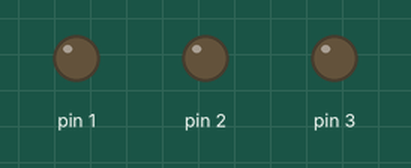
Simulated run of this sketch. Board: Arduino Uno, built with avr-gcc and run on an emulated ATmega328P. Parts: output pins drawn as LEDs (lit = HIGH).

Above: at 1.0 s.
At 3.0 s:
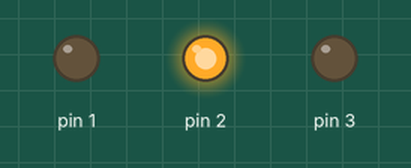
At 5.0 s:
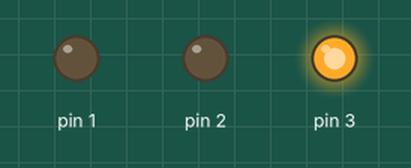
At 11.0 s:
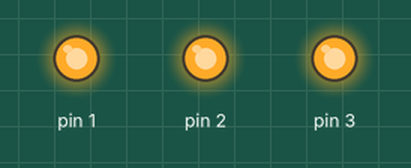
Timing chart, 0 to 15.6 s (numbered marks = the images above):
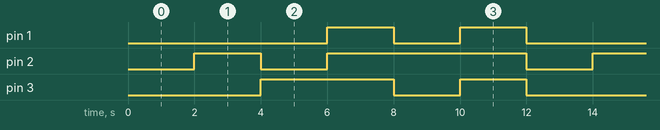

The sketch:

Circuitos_1VA.ino
```cpp
int AND(int inputA, int inputB){
  return (inputA && inputB);
}

int OR(int inputA, int inputB){
  return (inputA || inputB);
}

int NAND(int inputA, int inputB){
  return !(inputA && inputB);
}

int NOR(int inputA, int inputB){
  return !(inputA || inputB);
}

int XOR(int inputA, int inputB){
  return (inputA ^ inputB);
}

int XNOR(int inputA, int inputB){
  return !(inputA ^ inputB);
}

void setup()
{
  pinMode(1, OUTPUT);
  pinMode(2, OUTPUT);
  pinMode(3, OUTPUT);
}

void loop()
{
  int linhas = 4;
  int colunas = 2;
  int possibilidades[4][2] = {
    {0,0},
    {0,1},
    {1,0},
    {1,1}
  };

  int i=0;
  while(i!=-1){
    int inputA = possibilidades[i][0];
    int inputB = possibilidades[i][1];

    digitalWrite(3, inputA);
    digitalWrite(2, inputB);

    // É necessário retirar o comentário para realizar as operações lógicas
    int result = AND(inputA,inputB);
    //int result = OR(inputA,inputB);
    //int result = NAND(inputA,inputB);
    //int result = NOR(inputA,inputB);
    //int result = XOR(inputA,inputB);
    //int result = XNOR(inputA,inputB);

    // Exibe o resultado
    digitalWrite(1, result);

    delay(2000);

    if(i > linhas)
      i=-1;
    i++;
  }

 //Foi usando o https://www.arduino.cc/reference/en/language/structure/boolean-operators para realizar as operações booleanas

}
```

Measured:
- by itself, pin 1: repeats every 12.0 s: LOW 2.0 s, HIGH 2.0 s, LOW 6.0 s, HIGH 2.0 s
- by itself, pin 2: repeats every 12.0 s: LOW 2.0 s, HIGH 6.0 s, LOW 2.0 s, HIGH 2.0 s
- by itself, pin 3: repeats every 12.0 s: LOW 2.0 s, HIGH 2.0 s, LOW 4.0 s, HIGH 4.0 s
